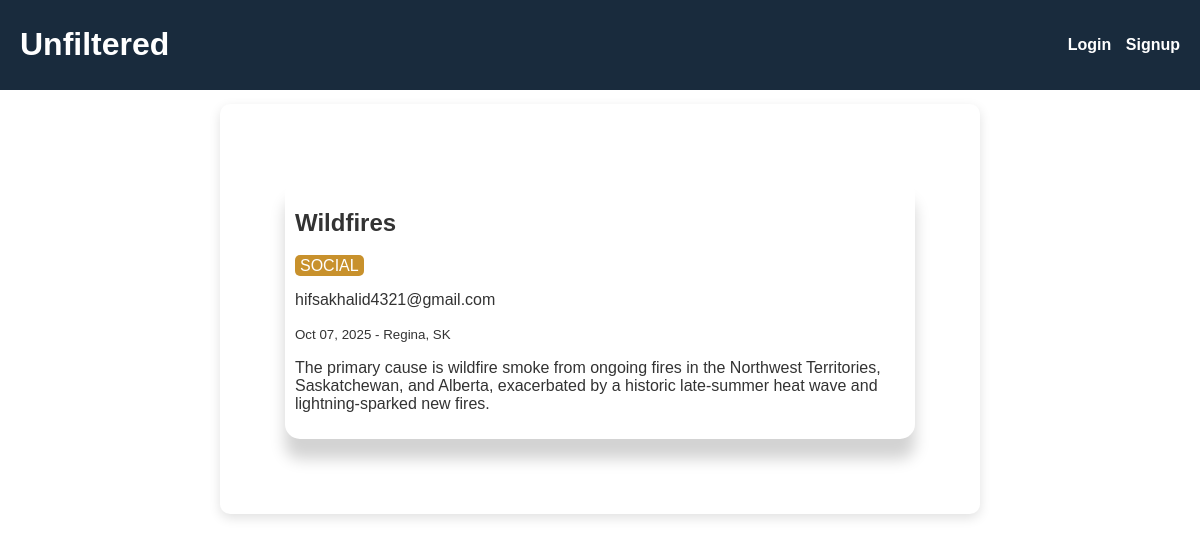
The app's page /, older data.
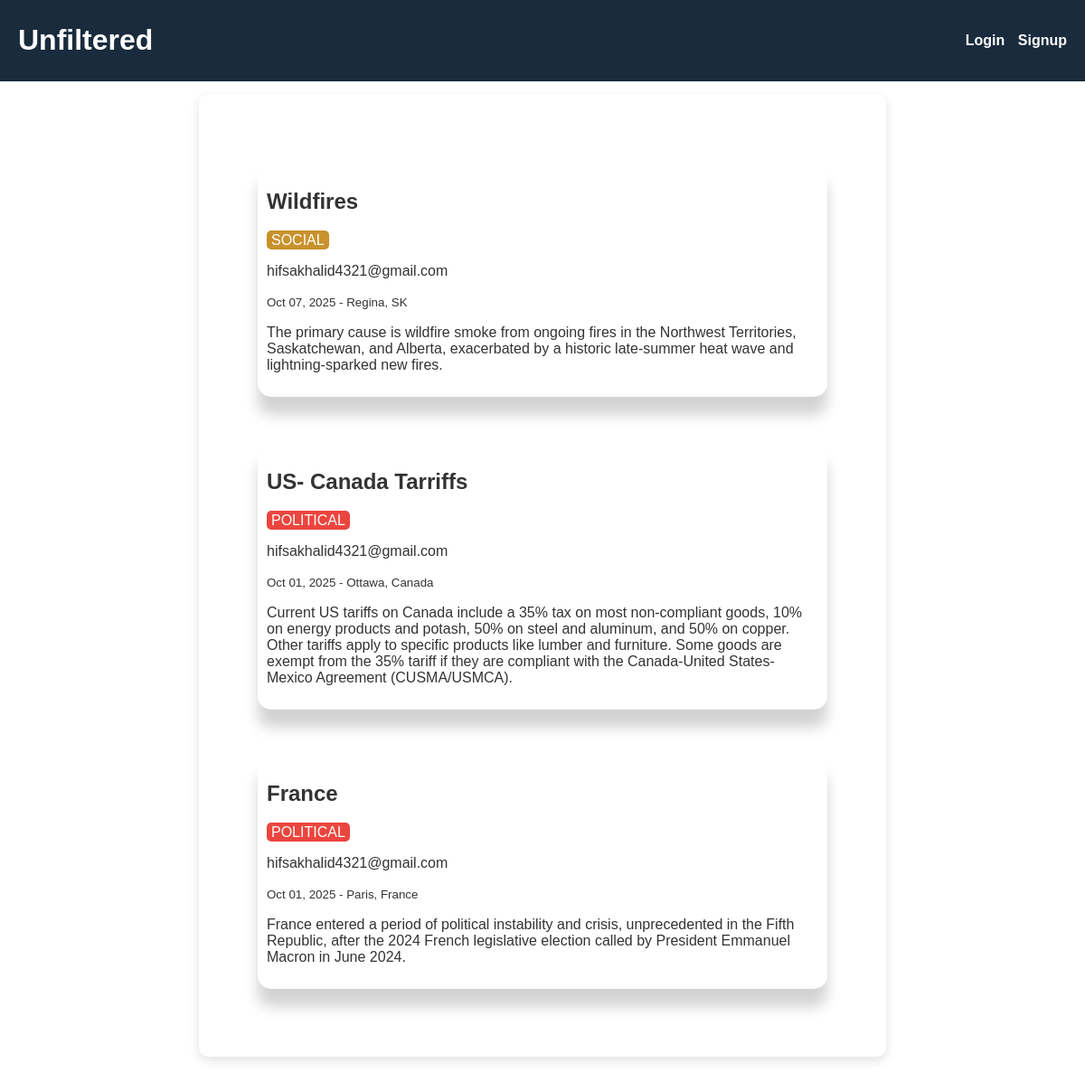
The same page, newer data.
### posts/models.py (models this page shows, shortened)
class Post(models.Model):
    is_active = models.BooleanField(default=True)
    author = models.ForeignKey(User, on_delete=models.CASCADE)
    title = models.CharField(max_length=255, blank=True)
    description = models.TextField()
    date_time = models.DateTimeField()
    location = models.CharField(max_length=100)
    TAG_CHOICES = [
        ('NATURAL', 'Natural'),
        ('SOCIAL', 'Social'),
        ('POLITICAL', 'Political'),
    ]
    tag = models.CharField(
        max_length=10,
        choices=TAG_CHOICES,
        default='SOCIAL',
    )

### posts/views.py (the view)
# urls.py: path("", home, name="home"),
def home(request):
    active_posts_query = Post.objects.filter(is_active=True).order_by('-date_time')
    posts_to_display = None
    if request.user.is_authenticated:
        posts_to_display = active_posts_query
    else:
        posts_to_display = active_posts_query[:6]
    context = {
        'posts': posts_to_display,
    }
    return render(request, 'posts/home.html', context)

### posts/templates/posts/home.html (shortened to what this page needs)
{% extends "posts/posts_base.html" %} {% load static %}  {% block content %}
<div class="post-container">
  {% if user.is_authenticated %} {% for post in posts %}
  <div class="post">
    <h2>{{ post.title }}</h2>
    <span class="tag tag-{{ post.tag|lower }}">{{ post.get_tag_display }}</span>
    <p>{{ post.author.username }}</p>
    <small>{{ post.date_time|date:"M d, Y" }} - {{post.location}}</small>
    <p>{{ post.description }}</p>
    <a href="{% url 'posts:report_post' post_id=post.id %}" class="report-link"
      >!</a
    >
  </div>
  {% endfor %} {% else %} {% for post in posts %}
  <div class="post">
    <h2>{{ post.title }}</h2>
    <span class="tag tag-{{ post.tag|lower }}">{{ post.get_tag_display }}</span>
    <p>{{ post.author.username }}</p>
    <small>{{ post.date_time|date:"M d, Y" }} - {{post.location}}</small>
    <p>{{ post.description }}</p>
  </div>
  {% endfor %} {% endif %}
</div>
{% endblock content %}

### posts/templates/posts/posts_base.html (shortened to what this page needs)
{% load static %} {% load widget_tweaks %}
<!DOCTYPE html>
<html>
  <head>
    {% load static %}
    <link rel="stylesheet" href="{% static '/posts/css/posts_style.css' %}" />
  </head>
  <body>
    <header class="header-container">
      <h1 class="app-name">Unfiltered</h1>
      {% if user.is_authenticated %}
      <nav>
        <a href="{% url 'posts:home' %}">Home</a>
        <a class="link" href="{% url 'accounts:profile' %}"
          >Profile {% if new_notifications_count > 0 %}
          <span style="color: red; font-weight: bold"></span>
          {% endif %}</a
        >
        <a class="link" href="{% url 'accounts:settings' %}">Settings</a>
        <a class="link" href="{% url 'posts:create_post' %}">New Post</a>
        <a class="link" href="{% url 'accounts:logout' %}">Log Out</a>
      </nav>
      {% else %}
      <nav>
        <a class="link" href="{% url 'accounts:login' %}">Login</a>
        <a class="link" href="{% url 'accounts:authView' %}">Signup</a>
      </nav>
      {% endif %}
    </header>
    <main>{% block content %} {% endblock %}</main>
  </body>
</html>

### posts/static/posts/css/posts_style.css (style rules this page uses)
body { margin: 0; font-family: Arial, san-serif; background: white; color: #333; }
.header-container { display: flex; justify-content: space-between; align-items: center; padding: 5px 20px; background-color: #192b3d; color: white; }
.header-container nav a { color: white; margin-left: 10px; text-decoration: none; font-weight: bold; }
.post { margin: 50px 40px; background-color: white; padding: 10px; border-radius: 15px; box-shadow: 0px 20px 15px 0px lightgray; min-height: 150px; }
.tag { padding: 2px 5px; border-radius: 5px; color: white; font-weight: 200; text-transform: uppercase; margin-left: auto; }
.tag-social { background-color: rgb(200, 145, 44); }
.tag-political { background-color: #eb453e; }
main { max-width: 710px; margin: 45px auto; background: #ffffff; padding: 25px; border-radius: 10px; box-shadow: 0px 4px 12px rgba(0, 0, 0, 0.12); margin-top: 14px; }

Row changes from the older to the newer data that the page shows:
added Post: title "US- Canada Tarriffs", tag "POLITICAL", author.username "hifsakhalid4321@gmail.com", date_time "Oct 01, 2025", location "Ottawa, Canada", description "Current US tariffs on Canada include a 35% tax on most non-compliant goods, 10% on energy products and potash, 50% on steel and aluminum, and 50% on copper. Other tariffs apply to specific products like lumber and furniture. Some goods are exempt from the 35% tariff if they are compliant with the Canada-United States-Mexico Agreement (CUSMA/USMCA)."
added Post: title "France", tag "POLITICAL", author.username "hifsakhalid4321@gmail.com", date_time "Oct 01, 2025", location "Paris, France", description "France entered a period of political instability and crisis, unprecedented in the Fifth Republic, after the 2024 French legislative election called by President Emmanuel Macron in June 2024."
